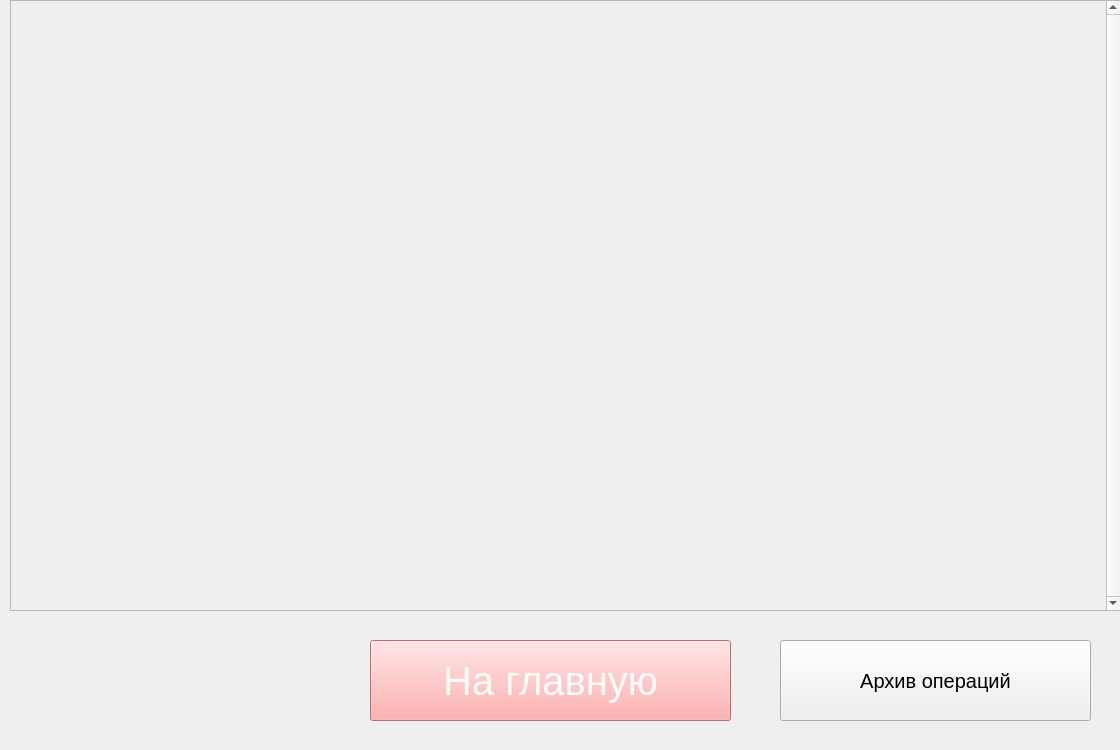
<?xml version="1.0" encoding="UTF-8"?>
<ui version="4.0">
 <class>Form</class>
 <widget class="QWidget" name="Form">
  <property name="geometry">
   <rect>
    <x>0</x>
    <y>0</y>
    <width>1120</width>
    <height>750</height>
   </rect>
  </property>
  <property name="windowTitle">
   <string>Form</string>
  </property>
  <widget class="QScrollArea" name="scrollArea_metal_types">
   <property name="geometry">
    <rect>
     <x>10</x>
     <y>0</y>
     <width>1111</width>
     <height>611</height>
    </rect>
   </property>
   <property name="font">
    <font>
     <pointsize>20</pointsize>
    </font>
   </property>
   <property name="verticalScrollBarPolicy">
    <enum>Qt::ScrollBarAlwaysOn</enum>
   </property>
   <property name="widgetResizable">
    <bool>true</bool>
   </property>
   <widget class="QWidget" name="scrollAreaWidgetContents">
    <property name="geometry">
     <rect>
      <x>0</x>
      <y>0</y>
      <width>1092</width>
      <height>609</height>
     </rect>
    </property>
    <layout class="QVBoxLayout" name="verticalLayout_2">
     <property name="spacing">
      <number>3</number>
     </property>
     <property name="leftMargin">
      <number>3</number>
     </property>
     <property name="topMargin">
      <number>3</number>
     </property>
     <property name="rightMargin">
      <number>3</number>
     </property>
     <property name="bottomMargin">
      <number>3</number>
     </property>
    </layout>
   </widget>
  </widget>
  <widget class="QPushButton" name="btn_goBack">
   <property name="geometry">
    <rect>
     <x>370</x>
     <y>640</y>
     <width>361</width>
     <height>81</height>
    </rect>
   </property>
   <property name="font">
    <font>
     <pointsize>30</pointsize>
    </font>
   </property>
   <property name="styleSheet">
    <string notr="true">background-color: rgb(255, 153, 153);
color: rgb(254, 251, 251);</string>
   </property>
   <property name="text">
    <string>На главную</string>
   </property>
  </widget>
  <widget class="QPushButton" name="btn_archiveOperations">
   <property name="geometry">
    <rect>
     <x>780</x>
     <y>640</y>
     <width>311</width>
     <height>81</height>
    </rect>
   </property>
   <property name="font">
    <font>
     <pointsize>15</pointsize>
    </font>
   </property>
   <property name="text">
    <string>Архив операций</string>
   </property>
  </widget>
 </widget>
 <resources/>
 <connections/>
</ui>
